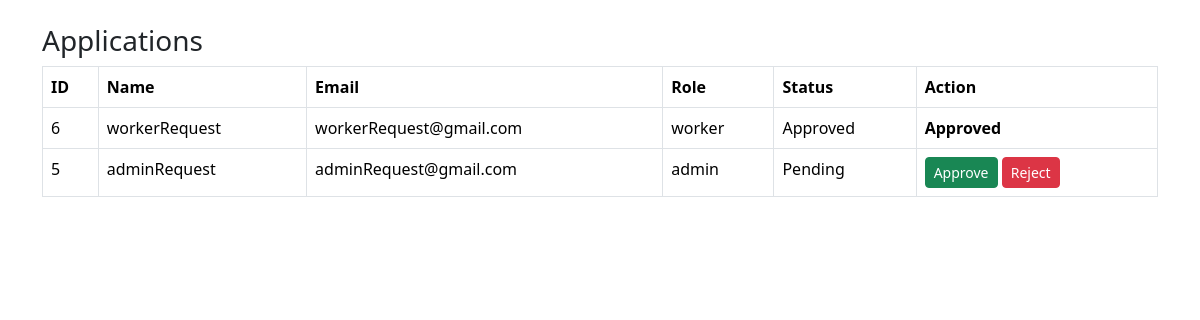
Page /admin/applications.php (signed in) on the committed database.
### tables this page shows
CREATE TABLE `applications` (
  `id` int(11) NOT NULL,
  `name` varchar(100) DEFAULT NULL,
  `email` varchar(100) DEFAULT NULL,
  `role_applied` varchar(50) DEFAULT NULL,
  `status` varchar(50) DEFAULT 'Pending'
);

### admin/applications.php (the view, shortened to what this page needs)
<?php
include("../config/db.php");
$result = mysqli_query($conn, "SELECT * FROM applications ORDER BY id DESC");
?>
<!DOCTYPE html>
<html>
<head>
<link href="https://cdn.jsdelivr.net/npm/bootstrap@5.3.2/dist/css/bootstrap.min.css" rel="stylesheet">
</head>
<body class="container mt-4">
<h3>Applications </h3>
<table class="table table-bordered">
<tr>
<th>ID</th>
<th>Name</th>
<th>Email</th>
<th>Role</th>
<th>Status</th>
<th>Action</th>
</tr>
<?php while($row = mysqli_fetch_assoc($result)){ ?>
<tr>
<td><?= $row['id'] ?></td>
<td><?= $row['name'] ?></td>
<td><?= $row['email'] ?></td>
<td><?= $row['role_applied'] ?></td>
<td><?= $row['status'] ?></td>
<td>
<?php if($row['status'] == 'Pending'){ ?>
<a href="update_application.php?id=<?= $row['id'] ?>&status=Approved" class="btn btn-success btn-sm">Approve</a>
<a href="update_application.php?id=<?= $row['id'] ?>&status=Rejected" class="btn btn-danger btn-sm">Reject</a>
<?php } else { ?>
<b><?= $row['status'] ?></b>
<?php } ?>
</td>
</tr>
<?php } ?>
</table>
</body>
</html>

### rows in the picture
applications: id "6", name "workerRequest", email "workerRequest@gmail.com", role_applied "worker", status "Approved"
applications: id "5", name "adminRequest", email "adminRequest@gmail.com", role_applied "admin", status "Pending"
